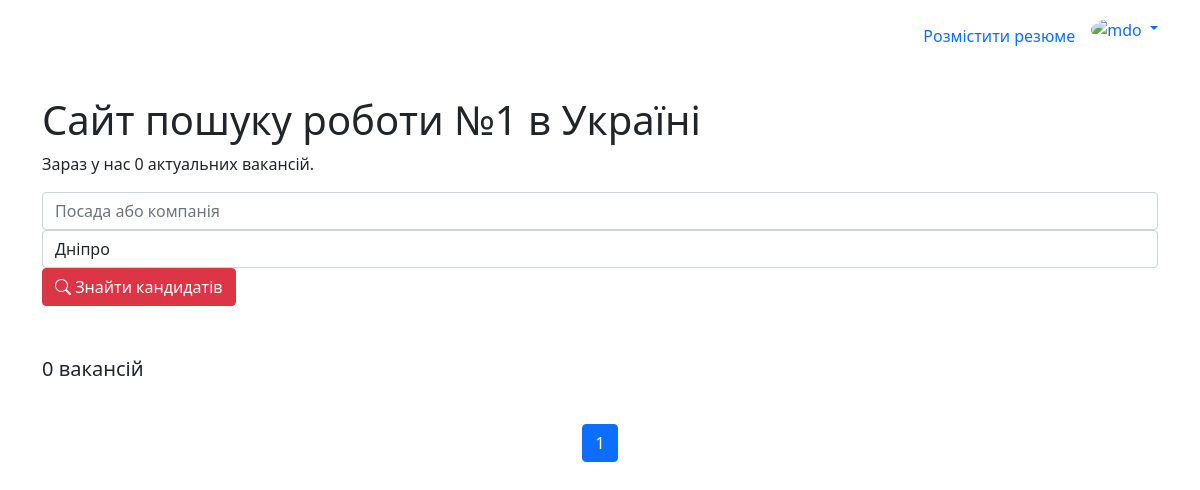
/vacancy/list/ (signed in), run on an earlier commit of the app's database.
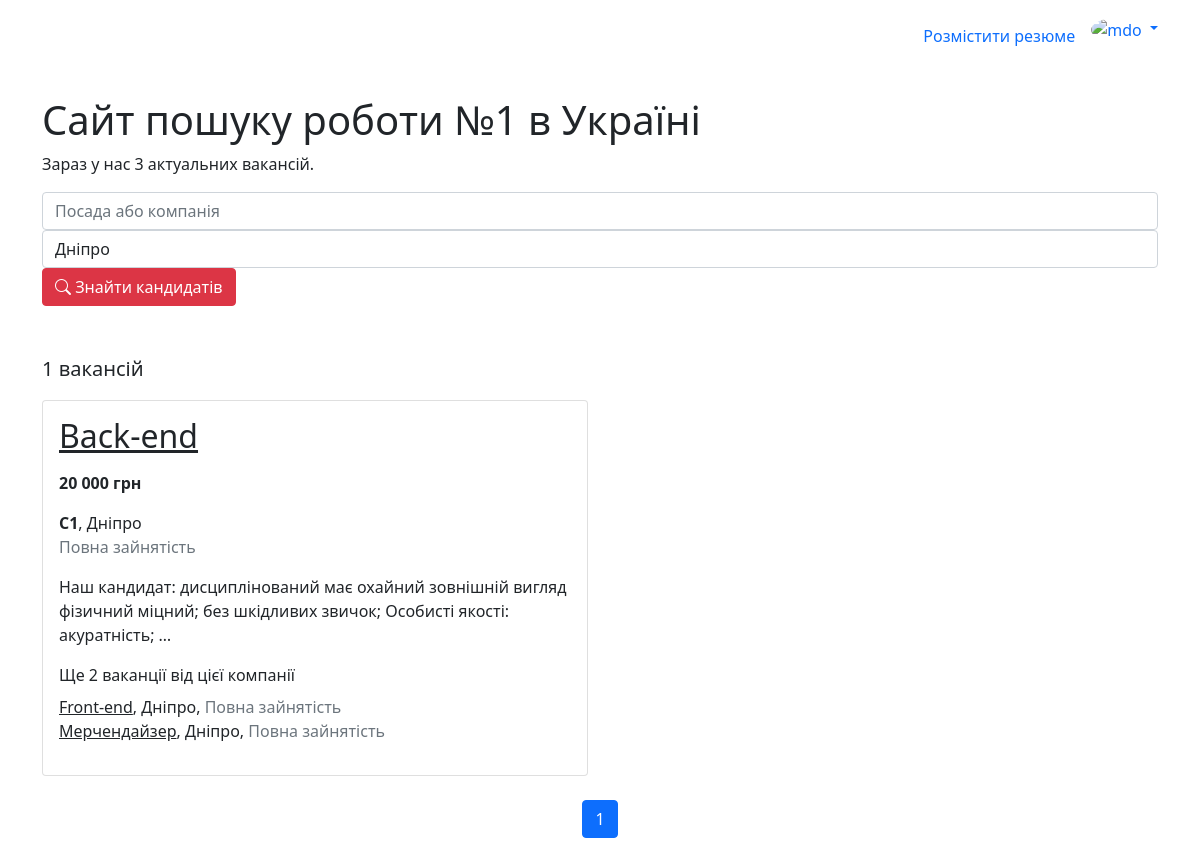
And on a later commit of the database.
### vacancy/models.py (models this page shows)
class Vacancy(models.Model):
    title = models.CharField(max_length=100)
    employment_type = models.CharField(max_length=20, choices=EMPLOYMENT_TYPE, null=True)
    salary = models.CharField(max_length=100)
    position = models.ForeignKey(JobPosition, on_delete=models.DO_NOTHING)
    skills = models.ManyToManyField(JobSkill)
    email = models.EmailField()
    phone_number = models.CharField(max_length=100)
    description = HTMLField()
    created_by = models.ForeignKey(User, on_delete=models.CASCADE, related_name='my_vacancies')
    objects = CustomBaseManager()

### main/models.py (models this page shows, shortened)
class JobPosition(models.Model):
    title = models.CharField(max_length=100)

### user/models.py (models this page shows, shortened)
class User(AbstractUser):
    region = models.CharField('Регіон', max_length=2, choices=REGIONS, null=False)
    auth_complete = models.BooleanField(default=True)
    age = models.IntegerField(null=True)
    phone_number = models.CharField(max_length=100)
    saved_resumes = models.ManyToManyField('resume.Resume', related_name='saved_by')
    saved_vacancies = models.ManyToManyField('vacancy.Vacancy', related_name='saved_by')
    def is_job_seeker(self) -> bool:
        return self.groups.filter(name = UserRole.JOB_SEEKER).exists()
    def is_employer(self) -> bool:
        return self.groups.filter(name = UserRole.EMPLOYER).exists()

class Company(models.Model):
    name = models.CharField(null=False, max_length=100)
    address_text = models.CharField(max_length=100)
    region = models.CharField('Регіон', max_length=2, choices=REGIONS, default='dp', null=False)
    phone_number = models.CharField(max_length=100)
    employees_count = models.IntegerField()
    created_by = models.OneToOneField(User, on_delete=models.CASCADE, primary_key=True, related_name='company')

### vacancy/views.py (the view)
# urls.py: path('list/', VacancyListView.as_view(), name='list'),
class VacancyListView(ListView):
    model = Vacancy
    template_name = 'vacancy/vacancy-list.html'
    context_object_name = 'result'
    paginate_by = 10
    def get_queryset(self):
        search_form = VacancySearchForm(self.request.GET)
        filtered_qs: QuerySet = self.get_filters_qs(
            search_form['position'].value(),
            search_form['region'].value()
        )
        grouped_qs = filtered_qs.values('created_by').annotate(vacancy_count=Count('id'))
        vacancy_list = []
        for group in grouped_qs:
            user_id = group['created_by']
            vacancy = filtered_qs.filter(created_by__pk=user_id).first()
            other_vacancies= list(Vacancy.objects
                .filter(created_by__pk=user_id)
                .exclude(id=vacancy.id))
            vacancy_list.append({
                'other_vacancies': other_vacancies,
                'vacancy': vacancy
            })
        return vacancy_list
    def get_context_data(self, **kwargs):
        context = super().get_context_data(**kwargs)
        total_vacancies = Vacancy.objects.count()
        base_context = Utils.html_context(self.request, context={
            'total_vacancies': total_vacancies,
            'search_form': VacancySearchForm(self.request.GET, initial={
                'region': 'dp'
            }),
            'save_vacancy_btn': self.request.user.is_authenticated and self.request.user.is_job_seeker(),
            'show_subheader': True
        })
        return {
            **context,
            **base_context
        }
    def get_filters_qs(self, position, region):
        filtered_qs = Vacancy.objects.filter(
                Q(position__title__icontains=position) | Q(created_by__company__name=position),
                created_by__company__region=region
            )
        if self.request.user.is_authenticated:
            filtered_qs = annotate_is_vacancy_saved_to_user(filtered_qs, self.request.user)
        return filtered_qs

### vacancy/forms.py
class VacancySearchForm(MainSearchForm):
    def __init__(self, *args, **kwargs):
        super().__init__(*args, **kwargs)
        self.update_placeholder('position', 'Посада або компанія')

### main/forms.py (called while the page is built)
    def update_placeholder(self, field_name, value):
        self.fields[field_name].widget.attrs.update({
            'placeholder': value,
        })

### main/models.py (called while the page is built)
    def _clean_q_objects(self, args):
        new_args = []
        for arg in args:
            if isinstance(arg, Q):
                new_children = [(k, v) for (k, v) in arg.children if v is not None]
                if new_children:
                    new_args.append(Q(*new_children, _connector=arg.connector, _negated=arg.negated))
            else:
                new_args.append(arg)
        return new_args

    def filter(self, *args, **kwargs):
        filters = {key: value for key, value in kwargs.items() if value is not None}
        cleaned_args = self._clean_q_objects(args)
        return super().filter(*cleaned_args, **filters)

### main/templatetags/custom-tags.py (called while the page is built)
@register.filter(name='region')
def region(value):
    if not isinstance(value, str):
        return value
    r = [item[1] for item in REGIONS if item[0] == value][0]
    return r or value

@register.filter(name='employment_type')
def employment_type(value):
    if not isinstance(value, str):
        return value
    r = [item[1] for item in EMPLOYMENT_TYPE if item[0] == value][0]
    return r or value

### utils.py (called while the page is built)
    @staticmethod
    def html_context(request: HttpRequest, context = {}):
        auth_user = None
        if request.user.is_authenticated:
            auth_user = {
                'email': request.user.email,
                'username': request.user.username,
                'role': str(UserRole.EMPLOYER) if request.user.is_employer() else str(UserRole.JOB_SEEKER)
            }
        return {
            'auth_user': auth_user,
            **context
        }

### vacancy/views.py (called while the page is built)
def annotate_is_vacancy_saved_to_user(qs: QuerySet, user) -> QuerySet:
    return qs.annotate(is_saved=Case(
        When(saved_by=user, then=Value(True)),
        default=Value(False),
        output_field=BooleanField(),
    ))

### vacancy/templates/vacancy/vacancy-list.html
{% extends 'main/base-job-seeker.html' %}
{% load custom-tags %}
{% block index_content %}
  <div class="row">
    <div class="col-12 lead">
      {{ result|length }} вакансій
    </div>
  </div>
  <div class="row mt-3 grid-multi-row per-row-2">
  {% for r in result %}
      <div class="col-6">
        {% include 'main/components/vacancy-simple-card.html' with vacancy=r.vacancy other_vacancies=r.other_vacancies show_others="true" show_save=save_vacancy_btn %}
      </div>
  {% endfor %}
  </div>
  {% include 'main/components/pagination.html' with page_obj=page_obj paginator=paginator %}
{% endblock %}

### main/templates/main/base-job-seeker.html (shortened to what this page needs)
{% extends 'main/base.html' %}
{% block nav %}
  <ul class="nav nav-pills">
    <li class="nav-item"><a href="{% url 'resume:manage' %}" class="nav-link">Розмістити резюме</a></li>
  </ul>
  <div class="auth-user">
    {% if auth_user %}
      <div class="dropdown d-flex align-items-center">
        <a href="#" class="d-block text-decoration-none dropdown-toggle" id="dropdownUser1" data-bs-toggle="dropdown" aria-expanded="false">
          <img src="https://github.com/mdo.png" alt="mdo" width="32" height="32" class="rounded-circle">
        </a>
      </div>
    {% else %}
      <button type="button" class="btn btn-primary auth-btn">
        <a href="{% url 'user:sign-in' %}">Увійти</a>
      </button>
    {% endif %}
  </div>
{% endblock %}
{% block header_subcontent %}
  {% if show_subheader %}
    <section class="container sub-header py-4">
    <div class="heading">
      <h1> Сайт пошуку роботи №1 в Україні </h1>
      <p class="text-hint">Зараз у нас {{ total_vacancies }} актуальних вакансій.</p>
    </div>
    {% if search_form %}
      <div class="search-form">
        <form method="get" class="form">
          <div class="form-group">
            <div class="control-wrapper">
              {{ search_form.position }}
            </div>
            <div class="control-wrapper">
              {{ search_form.region  }}
            </div>
          </div>
          <div class="submit-btn">
            <button class="btn btn-danger btn-icon" type="submit">
              <i class="bi bi-search"></i>
              Знайти кандидатів
            </button>
          </div>
        </form>
      </div>
    {% endif %}
  </section>
  {% endif %}
{% endblock %}
{% block content %}
  {% block index_content %} {% endblock %}
{% endblock %}

### main/templates/main/base.html (shortened to what this page needs)
{% load static %}
{% load sass_tags %}
<!doctype html>
<html lang="ua">
<head>
  <link href="https://cdn.jsdelivr.net/npm/bootstrap@5.0.2/dist/css/bootstrap.min.css" rel="stylesheet">
  <link rel="stylesheet" href="https://cdn.jsdelivr.net/npm/bootstrap-icons@1.11.3/font/bootstrap-icons.min.css">
  <link href="{% sass_src 'styles/index.scss' %}" rel="stylesheet" type="text/css" />
  <link href="https://cdn.jsdelivr.net/npm/select2-bootstrap-5-theme/dist/select2-bootstrap-5-theme.min.css" rel="stylesheet" />
  <link href="{% static 'autocomplete_light/select2.css' %}" rel="stylesheet">
</head>
<body data-csrftoken="{{ csrf_token }}">
  <header id="header">
    <div class="d-flex flex-wrap justify-content-center py-3 container header-content">
      {% block nav %} {% endblock %}
    </div>
    {% block header_subcontent %} {% endblock %}
  </header>
  <main class="main-content">
    <div class="container">
      <div class="row">
        <div class="col-12 py-4">
            {% block content %} {% endblock %}
        </div>
      </div>
    </div>
  </main>
</body>
</html>

### main/templates/main/components/vacancy-simple-card.html (shortened to what this page needs)
{% load custom-tags %}
<div class="card with-hover">
  <div class="card-body">
    <div class="card-title d-flex align-items-center justify-content-between">
      <h2><a href="{% url 'vacancy:view' vacancy.id %}" class="text-dark">{{ vacancy.position.title }}</a></h2>
    </div>
    <p><strong>{{ vacancy.salary }}</strong></p>
    <strong>{{ vacancy.created_by.company.name }}</strong>,
    {{ vacancy.created_by.company.region|region }}
    {% if vacancy.employment_type %}
      <p class="text-muted">{{ vacancy.employment_type|employment_type }}</p>
    {% endif %}
    <div class="my-3">{{ vacancy.description|striptags|truncatewords:15 }}</div>
    {% if show_others and other_vacancies|length > 0 %}
      <p class="mb-2">Ще {{ other_vacancies|length }} ваканції від цієї компанії</p>
      <ul class="list-unstyled">
        {% for v in other_vacancies %}
        <li>
          <a href="{% url 'vacancy:view' v.id %}" class="text-dark">{{ v.position.title }}</a>,
          {{ v.created_by.company.region|region }},
          {% if v.employment_type %}
            <span class="text-muted">{{ v.employment_type|employment_type }}</span>
          {% endif %}
        </li>
        {% endfor %}
      </ul>
    {% endif %}
  </div>
</div>

### main/templates/main/components/pagination.html (shortened to what this page needs)
<nav class="list-pages mt-4">
  <ul class="pagination justify-content-center">
      {% for p in paginator.page_range %}
      {% if page_obj.number == p %}
      <li class="page-item active">
          <a class="page-link" href="?page={{ p }}">{{ p }}</a>
      </li>
      {% elif p >= page_obj.number|add:-2 and p <= page_obj.number|add:2 %}
      <li class="page-item">
          <a class="page-link" href="?page={{ p }}">{{ p }}</a>
      </li>
      {% endif %}
      {% endfor %}
  </ul>
</nav>

What changed in the data, as far as the page shows it:
added Vacancy: position "Back-end", salary "20 000 грн", created_by.company.name "C1", created_by.company.region|region "Дніпро", employment_type|employment_type "Повна зайнятість", description "Наш кандидат: дисциплінований має охайний зовнішній вигляд фізичний міцний; без шкідливих звичок; Особисті якості: акуратність; …", other_vacancies "2", shown under "Сайт пошуку роботи №1 в Україні"
added Vacancy: position "Front-end", created_by.company.region|region "Дніпро", employment_type|employment_type "Повна зайнятість", shown under "Back-end"
added Vacancy: position "Мерчендайзер", created_by.company.region|region "Дніпро", employment_type|employment_type "Повна зайнятість", shown under "Back-end"
Also different on the page:
{{ total_vacancies }}: "0" → "3"
{{ result|length }}: "0" → "1"
